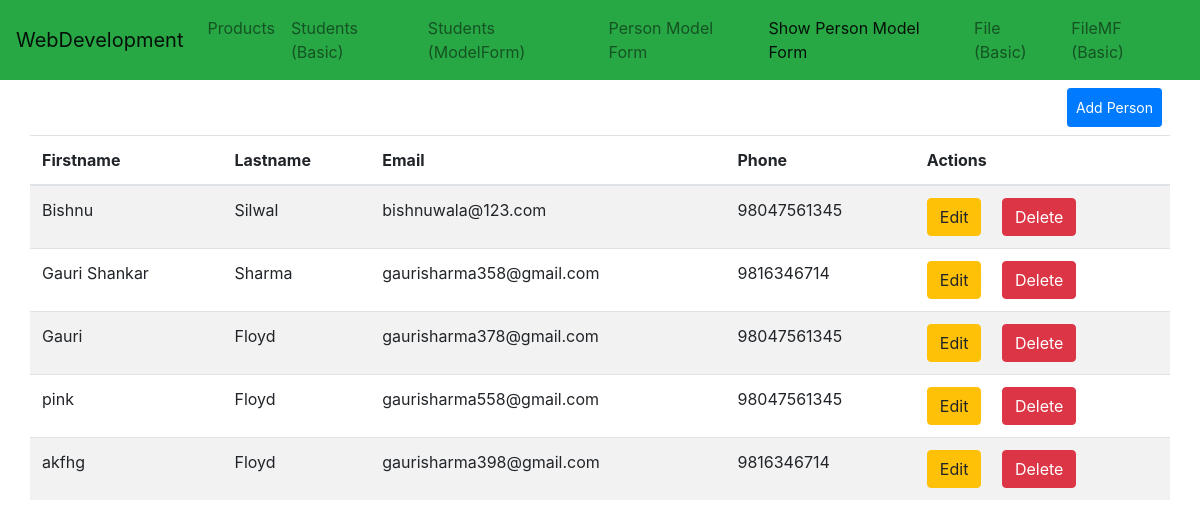
The app's page /product/showpersonForm with its own data.
### Product/models.py (models this page shows)
class Person(models.Model):
    firstname = models.CharField(max_length=100, null=True, validators=[validators.MinLengthValidator(2)])
    lastname = models.CharField(max_length=100, null=True, validators=[validators.MinLengthValidator(2)])
    email = models.EmailField(unique=True, null=True, validators=[validators.validate_email])
    phone = models.CharField(max_length=20, null=True, validators=[validators.MinLengthValidator(7)])

### Product/views.py (the view)
# urls.py: path('showpersonForm', views.show_person_mf),
def show_person_mf(request):
    person = Person.objects.all()
    context = {
        'key': person,
        'active_person': 'active'
    }
    return render(request, 'product/ShowPersonForm.html', context)

### Product/templates/Product/ShowPersonForm.html (shortened to what this page needs)
{% extends 'Layout.html' %}
{% load bootstrap %}
{% block content %}
 <div class="container">
    <div class="row">
        <a href="/product/personForm" class="btn btn-sm btn-primary ml-auto m-2 p-2">Add Person</a>
        <table class="table table-striped">
            <thead>
                <tr>
                    <th>Firstname</th>
                    <th>Lastname</th>
                    <th>Email</th>
                    <th>Phone</th>
                    <th>Actions</th>
                </tr>
            </thead>
            <tbody>
                {% for key in key %}
                <tr>
                    <td>{{key.firstname}}</td>
                    <td>{{key.lastname}}</td>
                    <td>{{key.email}}</td>
                    <td>{{key.phone}}</td>
                    <td>
                        <a href="/product/updatepersonForm/{{key.id}}" class="btn btn-warning mr-3">Edit</a>
                        <a href="/product/deletepersonForm/{{key.id}}" onclick="return confirm('Are you sure, you want to delete')" class="btn btn-danger">Delete</a>
                    </td>
                </tr>
                {% endfor %}
            </tbody>
        </table>
    </div>
 </div>
{% endblock %}

### records on screen
Person: firstname "Bishnu", lastname "Silwal", email "bishnuwala@123.com", phone "98047561345"
Person: firstname "Gauri Shankar", lastname "Sharma", email "gaurisharma358@gmail.com", phone "9816346714"
Person: firstname "Gauri", lastname "Floyd", email "gaurisharma378@gmail.com", phone "98047561345"
Person: firstname "pink", lastname "Floyd", email "gaurisharma558@gmail.com", phone "98047561345"
Person: firstname "akfhg", lastname "Floyd", email "gaurisharma398@gmail.com", phone "9816346714"
